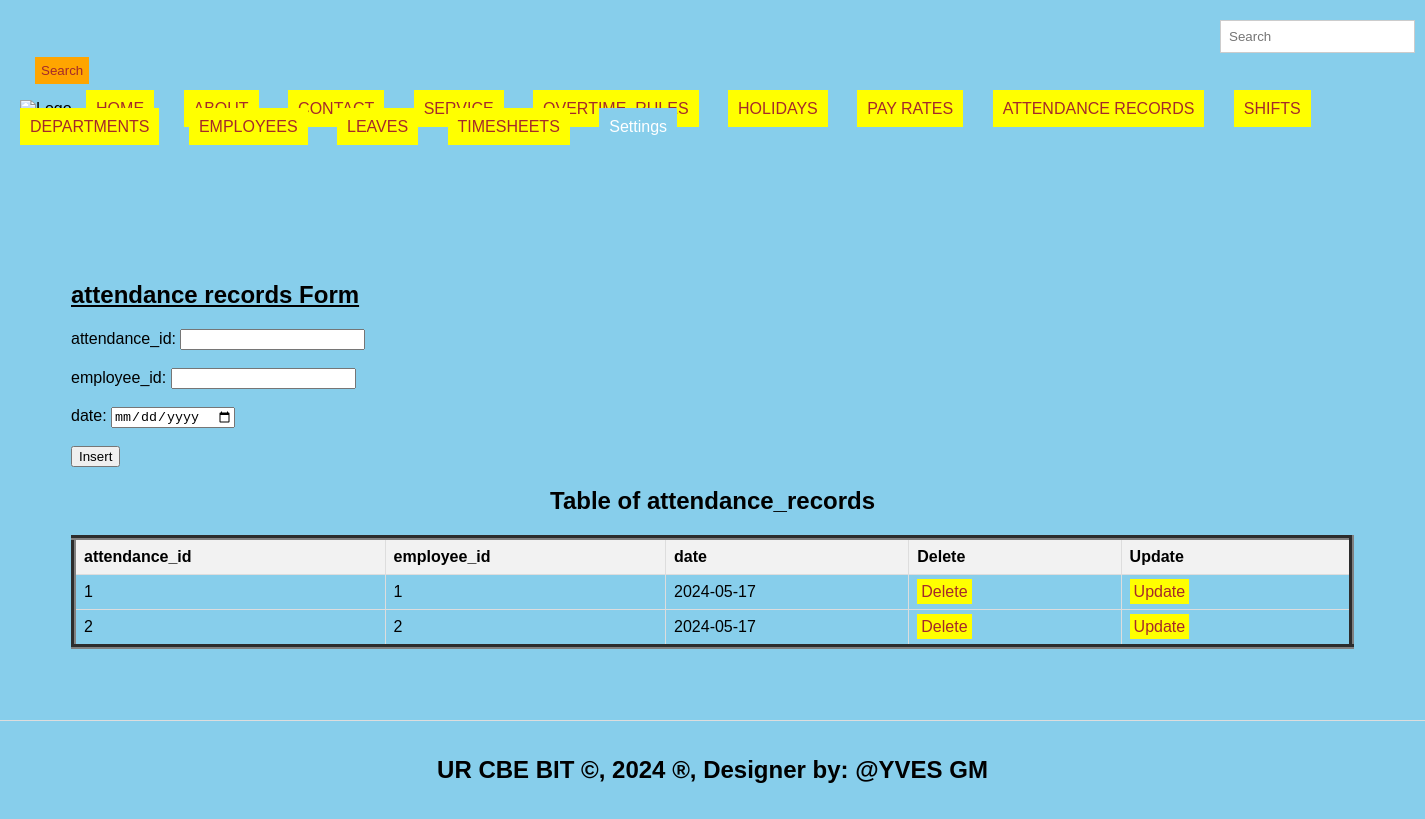
/attendance_records.php, run on the app's committed database.
### tables this page shows
CREATE TABLE `attendance_records` (
  `attendance_id` int(11) NOT NULL,
  `employee_id` int(11) NOT NULL,
  `date` date NOT NULL
);

### attendance_records.php (the view, shortened to what this page needs)
<!DOCTYPE html>
<html lang="en">
<head>
  <link rel="stylesheet" type="text/css" href="style.css" title="style 1" media="screen, tv, projection, handheld, print"/>
  </head>
  <header>
<body bgcolor="skyblue">
  <form class="d-flex" role="search" action="search.php">
      <input class="form-control me-2" type="search" placeholder="Search" aria-label="Search" name="query">
      <button class="btn btn-outline-success" type="submit">Search</button>
    </form>
  <ul style="list-style-type: none; padding: 0;">
    <li style="display: inline; margin-right: 10px;">
  </li>
    <li style="display: inline; margin-right: 10px;"><a href="./home.html">HOME</a>
  </li>
    <li style="display: inline; margin-right: 10px;"><a href="./about.html">ABOUT</a>
  </li>
    <li style="display: inline; margin-right: 10px;"><a href="./contact.html">CONTACT</a>
  </li>
    <li style="display: inline; margin-right: 10px;"><a href="./Service.html">SERVICE</a>
  </li>
    <li style="display: inline; margin-right: 10px;"><a href="./overtime_rules.php">OVERTIME_RULES</a>
  </li>
    <li style="display: inline; margin-right: 10px;"><a href="./holidays.php">HOLIDAYS</a>
  </li>
    <li style="display: inline; margin-right: 10px;"><a href="./pay_rates.php">PAY RATES</a>
  </li>
    <li style="display: inline; margin-right: 10px;"><a href="./attendance_records.php">ATTENDANCE RECORDS</a>
  </li>
    <li style="display: inline; margin-right: 10px;"><a href="./shifts.php">SHIFTS</a>
  </li>
    <li style="display: inline; margin-right: 10px;"><a href="./departments.php">DEPARTMENTS</a>
  </li>
    <li style="display: inline; margin-right: 10px;"><a href="./employees.php">EMPLOYEES</a>
  </li>
  <li style="display: inline; margin-right: 10px;"><a href="./leaves.php">LEAVES</a>
  </li>
  <li style="display: inline; margin-right: 10px;"><a href="./timesheets.php">TIMESHEETS</a>
  </li>
    <li class="dropdown" style="display: inline; margin-right: 10px;">
      <a href="#" style="padding: 10px; color: white; background-color: skyblue; text-decoration: none; margin-right: 15px;">Settings</a>
    </li><br><br>
  </ul>
</header>
<section>
    <h1><u> attendance records Form </u></h1>
    <form method="post" onsubmit="return confirmInsert();">
        <label for="aid">attendance_id:</label>
        <input type="number" id="aid" name="aid"><br><br>
        <label for="eid">employee_id:</label>
        <input type="number" id="eid" name="eid"><br><br>
        <label for="d">date:</label>
        <input type="date" id="d" name="d" required><br><br>
        <input type="submit" name="add" value="Insert">
    </form>
<!DOCTYPE html>
<html>
<head>
</head>
<body>
    <center><h2>Table of attendance_records</h2></center>
    <table border="5">
        <tr>
            <th>attendance_id</th>
            <th>employee_id</th>
            <th>date</th>
            <th>Delete</th>
            <th>Update</th>
        </tr>
        <?php
      include('database_connection.php');
        $sql = "SELECT * FROM attendance_records";
        $result = $connection->query($sql);
        if ($result->num_rows > 0) {
            while ($row = $result->fetch_assoc()) {
                $aid = $row['attendance_id'];
                echo "<tr>
                    <td>" . $row['attendance_id'] . "</td>
                    <td>" . $row['employee_id'] . "</td>
                    <td>" . $row['date'] . "</td>
                    <td><a style='padding:4px' href='delete_attendance_records.php?attendance_id=$aid'>Delete</a></td>
                    <td><a style='padding:4px' href='update_attendance_records.php?attendance_id=$aid'>Update</a></td>
                </tr>";
            }
        } else {
            echo "<tr><td colspan='6'>No data found</td></tr>";
        }
        ?>
    </table>
</body>
    </section>
<footer>
  <center>
    <marquee behavior='alternate'>
    <b><h2>UR CBE BIT &copy, 2024 &reg, Designer by: @YVES GM</h2></b>
  </marquee>
  </center>
</footer>
</body>
</html>

### style.css (style rules this page uses)
body { font-family: Arial, sans-serif; margin: 0; padding: 0; }
.form-control { padding: 8px; margin-left: 4px; border: 1px solid #ccc; }
.btn { padding: 6px; background-color: orange; color: brown; border: none; }
.dropdown { position: relative; display: inline; margin-right: 10px; }
body { font-family: Arial,sans-serif; margin:0; padding:0; }
header { background-color:skyblue; padding: 20px; }
.dropdown { position: right; display:right; direction:rtl; }
section { padding:28px; border-bottom: 1px solid #ddd; }
footer { text-align: center; padding: 15px; background-color:skyblue; }

### attendance_records.php (style rules this page uses)
a { padding: 10px; color: white; background-color: yellow; text-decoration: none; margin-right: 15px; }
a:link { color: brown; }
button.btn { margin-left: 15px; margin-top: 4px; }
input.form-control { margin-left: 1200px; padding: 8px; }
header { background-color:skyblue; }
section { padding:71px; border-bottom: 1px solid #ddd; }
footer { text-align: center; padding: 15px; background-color:skyblue; }
table { width: 100%; border-collapse: collapse; }
th, td { border: 1px solid #ddd; padding: 8px; text-align: left; }
th { background-color: #f2f2f2; }

### data on the page
attendance_records: attendance_id "1", employee "1", date "2024-05-17"
attendance_records: attendance_id "2", employee "2", date "2024-05-17"
